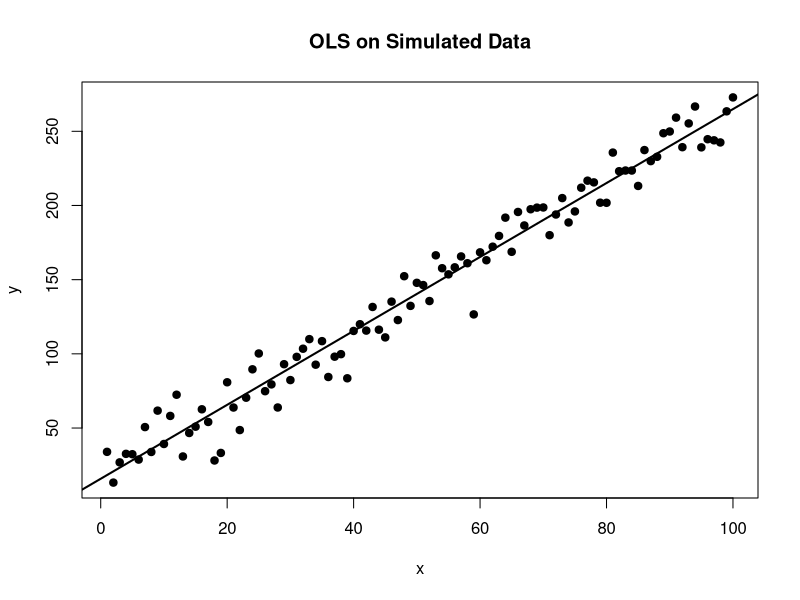
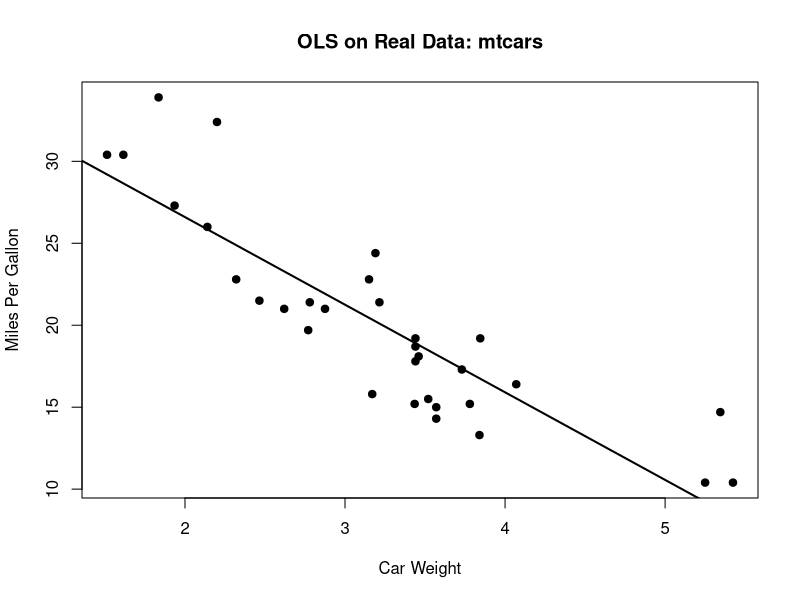
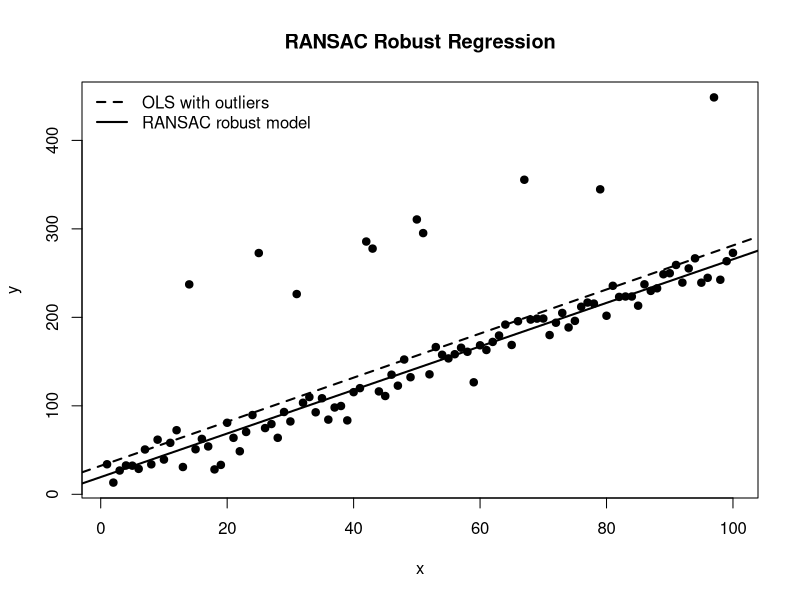
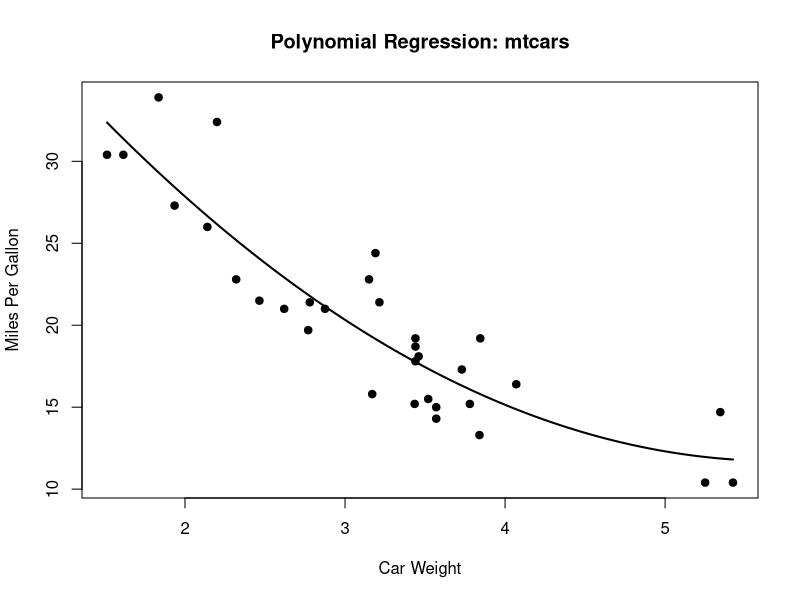
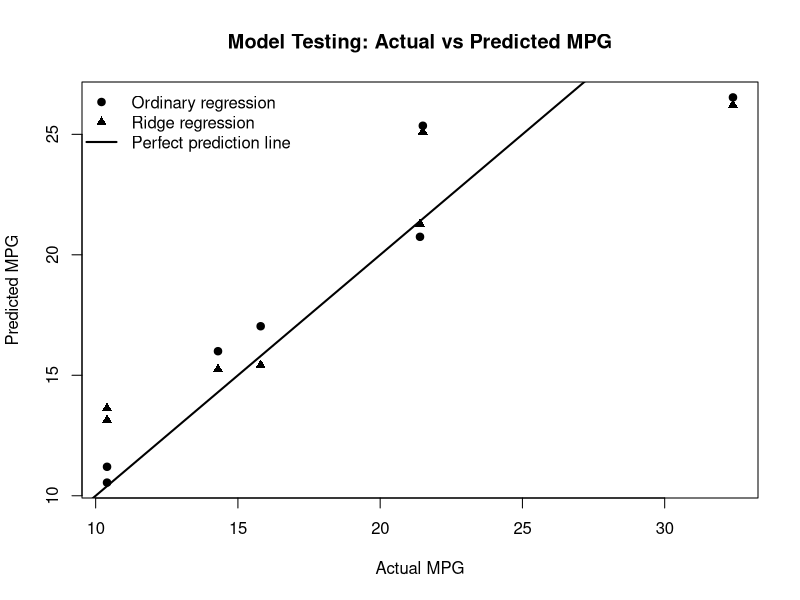

These figures' R source, in order:
# Linear Regression, Regularization and Testing in R
# Educational project covering:
# - Regression problem statement and motivation
# - Ordinary Least Squares (OLS)
# - Simulated example
# - Implementation on real data
# - RANSAC robust regression
# - Polynomial regression
# - Multi-dimensional linear regression
# - Regularization with Ridge regression
# - Model testing with MAE, RMSE and R-squared

cat("Linear Regression, Regularization and Testing in R\n")
cat("Project started.\n\n")

# ------------------------------------------------------------
# Helper functions
# ------------------------------------------------------------

mae <- function(actual, predicted) {
  mean(abs(actual - predicted))
}

rmse <- function(actual, predicted) {
  sqrt(mean((actual - predicted)^2))
}

r_squared <- function(actual, predicted) {
  1 - sum((actual - predicted)^2) / sum((actual - mean(actual))^2)
}

print_metrics <- function(actual, predicted, model_name) {
  cat("\n", model_name, "testing metrics:\n", sep = "")
  cat("MAE:", round(mae(actual, predicted), 3), "\n")
  cat("RMSE:", round(rmse(actual, predicted), 3), "\n")
  cat("R-squared:", round(r_squared(actual, predicted), 3), "\n")
}

# ------------------------------------------------------------
# 1. Regression - Problem Statement and Motivation
# ------------------------------------------------------------

cat("1. Regression - Problem Statement and Motivation\n")
cat("Goal: predict a continuous numerical value from input variables.\n")
cat("Example: predict fuel efficiency (mpg) from car characteristics.\n\n")

# ------------------------------------------------------------
# 2. OLS - Simulated Example
# ------------------------------------------------------------

cat("2. Ordinary Least Squares - Simulated Example\n")

set.seed(42)

x <- seq(1, 100)
noise <- rnorm(100, mean = 0, sd = 12)
y <- 15 + 2.5 * x + noise

simulated_data <- data.frame(x = x, y = y)

ols_simulated_model <- lm(y ~ x, data = simulated_data)

cat("\nOLS simulated model summary:\n")
print(summary(ols_simulated_model))

png("01_ols_simulated_example.png", width = 900, height = 650)

plot(
  simulated_data$x,
  simulated_data$y,
  main = "OLS on Simulated Data",
  xlab = "x",
  ylab = "y",
  pch = 19
)

abline(ols_simulated_model, lwd = 2)

dev.off()

# ------------------------------------------------------------
# 3. OLS - Implementation on Real Data
# ------------------------------------------------------------

cat("\n3. OLS - Implementation on Real Data\n")
cat("Dataset: mtcars, built into R.\n")
cat("Target: mpg. Predictor: wt.\n\n")

real_data <- mtcars

ols_real_model <- lm(mpg ~ wt, data = real_data)

cat("OLS real-data model summary:\n")
print(summary(ols_real_model))

png("02_ols_real_data_mtcars.png", width = 900, height = 650)

plot(
  real_data$wt,
  real_data$mpg,
  main = "OLS on Real Data: mtcars",
  xlab = "Car Weight",
  ylab = "Miles Per Gallon",
  pch = 19
)

abline(ols_real_model, lwd = 2)

dev.off()

# ------------------------------------------------------------
# 4. RANSAC - Robust Regression Model
# ------------------------------------------------------------

cat("\n4. RANSAC - Robust Regression Model\n")

set.seed(123)

ransac_data <- simulated_data

# Add several outliers
outlier_rows <- sample(1:nrow(ransac_data), 10)
ransac_data$y[outlier_rows] <- ransac_data$y[outlier_rows] + rnorm(10, mean = 160, sd = 25)

ordinary_model_with_outliers <- lm(y ~ x, data = ransac_data)

ransac_simple <- function(data, iterations = 200, threshold = 20) {
  best_inliers <- c()
  best_model <- NULL

  for (i in 1:iterations) {
    sample_rows <- sample(1:nrow(data), 2)
    sample_data <- data[sample_rows, ]

    temp_model <- lm(y ~ x, data = sample_data)
    temp_predictions <- predict(temp_model, data)

    residuals <- abs(data$y - temp_predictions)
    inliers <- which(residuals < threshold)

    if (length(inliers) > length(best_inliers)) {
      best_inliers <- inliers
      best_model <- lm(y ~ x, data = data[inliers, ])
    }
  }

  list(model = best_model, inliers = best_inliers)
}

ransac_result <- ransac_simple(ransac_data)
ransac_model <- ransac_result$model

cat("\nOrdinary model with outliers summary:\n")
print(summary(ordinary_model_with_outliers))

cat("\nRANSAC robust model summary:\n")
print(summary(ransac_model))

png("03_ransac_robust_regression.png", width = 900, height = 650)

plot(
  ransac_data$x,
  ransac_data$y,
  main = "RANSAC Robust Regression",
  xlab = "x",
  ylab = "y",
  pch = 19
)

abline(ordinary_model_with_outliers, lwd = 2, lty = 2)
abline(ransac_model, lwd = 2)

legend(
  "topleft",
  legend = c("OLS with outliers", "RANSAC robust model"),
  lty = c(2, 1),
  lwd = c(2, 2),
  bty = "n"
)

dev.off()

# ------------------------------------------------------------
# 5. Linear Regression Extensions
# ------------------------------------------------------------

cat("\n5. Linear Regression Extensions\n")

# 5.1 Polynomial Regression
cat("\n5.1 Polynomial Regression\n")

polynomial_model <- lm(mpg ~ wt + I(wt^2), data = real_data)

cat("Polynomial regression model summary:\n")
print(summary(polynomial_model))

png("04_polynomial_regression.png", width = 900, height = 650)

plot(
  real_data$wt,
  real_data$mpg,
  main = "Polynomial Regression: mtcars",
  xlab = "Car Weight",
  ylab = "Miles Per Gallon",
  pch = 19
)

ordered_wt <- seq(min(real_data$wt), max(real_data$wt), length.out = 100)
poly_predictions <- predict(
  polynomial_model,
  newdata = data.frame(wt = ordered_wt)
)

lines(ordered_wt, poly_predictions, lwd = 2)

dev.off()

# 5.2 Multi-Dimensional Linear Regression
cat("\n5.2 Multi-Dimensional Linear Regression\n")

multi_model <- lm(mpg ~ wt + hp + cyl, data = real_data)

cat("Multi-dimensional regression model summary:\n")
print(summary(multi_model))

# ------------------------------------------------------------
# 6. Regularization - Ridge Regression
# ------------------------------------------------------------

cat("\n6. Regularization - Ridge Regression\n")

set.seed(101)

train_index <- sample(1:nrow(real_data), size = floor(0.8 * nrow(real_data)))

train_data <- real_data[train_index, ]
test_data <- real_data[-train_index, ]

# Ordinary multi-dimensional model for comparison
ordinary_test_model <- lm(mpg ~ wt + hp + cyl, data = train_data)
ordinary_predictions <- predict(ordinary_test_model, test_data)

# Ridge regression implemented manually with matrix algebra.
# Formula:
# beta = solve(t(X) %*% X + lambda * I) %*% t(X) %*% y
# The intercept is not regularized.

ridge_regression <- function(train_data, lambda = 10) {
  x_train <- model.matrix(mpg ~ wt + hp + cyl, data = train_data)
  y_train <- train_data$mpg

  penalty <- diag(ncol(x_train))
  penalty[1, 1] <- 0

  beta <- solve(t(x_train) %*% x_train + lambda * penalty) %*% t(x_train) %*% y_train

  beta
}

ridge_predict <- function(beta, new_data) {
  x_new <- model.matrix(mpg ~ wt + hp + cyl, data = new_data)
  as.vector(x_new %*% beta)
}

lambda <- 10

ridge_beta <- ridge_regression(train_data, lambda = lambda)
ridge_predictions <- ridge_predict(ridge_beta, test_data)

cat("\nRidge coefficients with lambda =", lambda, ":\n")
print(ridge_beta)

# ------------------------------------------------------------
# 7. Model Testing
# ------------------------------------------------------------

cat("\n7. Model Testing\n")

print_metrics(
  test_data$mpg,
  ordinary_predictions,
  "Ordinary multi-dimensional linear regression"
)

print_metrics(
  test_data$mpg,
  ridge_predictions,
  "Ridge regularized regression"
)

test_results <- data.frame(
  car = rownames(test_data),
  actual_mpg = test_data$mpg,
  ordinary_prediction = round(ordinary_predictions, 2),
  ridge_prediction = round(ridge_predictions, 2)
)

cat("\nTest-set prediction comparison:\n")
print(test_results)

png("05_actual_vs_predicted_testing.png", width = 900, height = 650)

plot(
  test_data$mpg,
  ordinary_predictions,
  main = "Model Testing: Actual vs Predicted MPG",
  xlab = "Actual MPG",
  ylab = "Predicted MPG",
  pch = 19
)

points(test_data$mpg, ridge_predictions, pch = 17)

abline(0, 1, lwd = 2)

legend(
  "topleft",
  legend = c("Ordinary regression", "Ridge regression", "Perfect prediction line"),
  pch = c(19, 17, NA),
  lty = c(NA, NA, 1),
  lwd = c(NA, NA, 2),
  bty = "n"
)

dev.off()

cat("\nGenerated plots:\n")
cat("- 01_ols_simulated_example.png\n")
cat("- 02_ols_real_data_mtcars.png\n")
cat("- 03_ransac_robust_regression.png\n")
cat("- 04_polynomial_regression.png\n")
cat("- 05_actual_vs_predicted_testing.png\n")

cat("\nProject completed successfully.\n")
